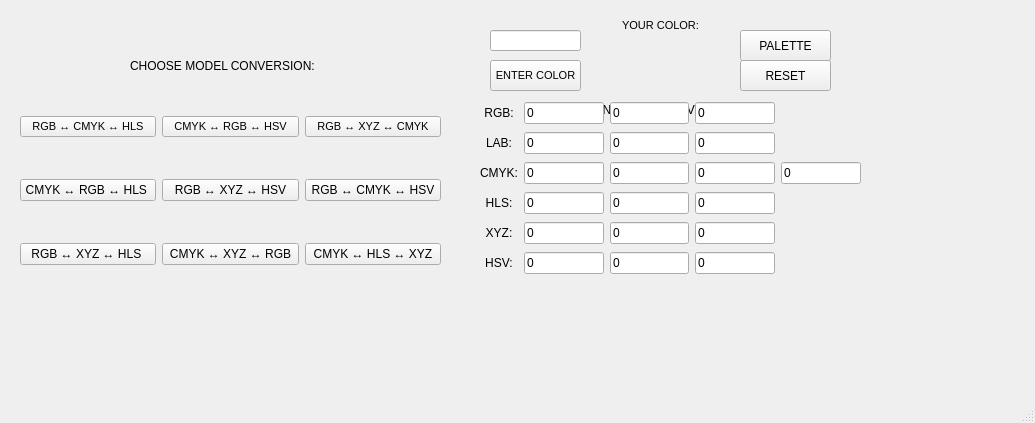
<?xml version="1.0" encoding="UTF-8"?>
<ui version="4.0">
 <class>MainWindow</class>
 <widget class="QMainWindow" name="MainWindow">
  <property name="geometry">
   <rect>
    <x>0</x>
    <y>0</y>
    <width>1035</width>
    <height>423</height>
   </rect>
  </property>
  <property name="windowTitle">
   <string>MainWindow</string>
  </property>
  <widget class="QWidget" name="centralwidget">
   <widget class="QPushButton" name="pushButton">
    <property name="geometry">
     <rect>
      <x>740</x>
      <y>30</y>
      <width>91</width>
      <height>31</height>
     </rect>
    </property>
    <property name="text">
     <string>PALETTE</string>
    </property>
   </widget>
   <widget class="QLabel" name="lableMain">
    <property name="geometry">
     <rect>
      <x>600</x>
      <y>10</y>
      <width>121</width>
      <height>31</height>
     </rect>
    </property>
    <property name="font">
     <font>
      <pointsize>8</pointsize>
     </font>
    </property>
    <property name="text">
     <string>YOUR COLOR:</string>
    </property>
    <property name="alignment">
     <set>Qt::AlignCenter</set>
    </property>
   </widget>
   <widget class="QLabel" name="label">
    <property name="geometry">
     <rect>
      <x>130</x>
      <y>50</y>
      <width>231</width>
      <height>31</height>
     </rect>
    </property>
    <property name="font">
     <font>
      <pointsize>9</pointsize>
     </font>
    </property>
    <property name="text">
     <string>CHOOSE MODEL CONVERSION:</string>
    </property>
   </widget>
   <widget class="QLabel" name="label_2">
    <property name="geometry">
     <rect>
      <x>560</x>
      <y>100</y>
      <width>261</width>
      <height>20</height>
     </rect>
    </property>
    <property name="font">
     <font>
      <pointsize>9</pointsize>
     </font>
    </property>
    <property name="text">
     <string>CHOSEN MODEL CONVERSION:</string>
    </property>
   </widget>
   <widget class="QWidget" name="layoutWidget">
    <property name="geometry">
     <rect>
      <x>480</x>
      <y>100</y>
      <width>381</width>
      <height>181</height>
     </rect>
    </property>
    <layout class="QGridLayout" name="gridLayout">
     <item row="2" column="3">
      <widget class="QLineEdit" name="line9">
       <property name="text">
        <string>0</string>
       </property>
      </widget>
     </item>
     <item row="0" column="1">
      <widget class="QLineEdit" name="line1">
       <property name="text">
        <string>0</string>
       </property>
      </widget>
     </item>
     <item row="2" column="4">
      <widget class="QLineEdit" name="lineE10">
       <property name="text">
        <string>0</string>
       </property>
      </widget>
     </item>
     <item row="4" column="3">
      <widget class="QLineEdit" name="lineE16">
       <property name="text">
        <string>0</string>
       </property>
      </widget>
     </item>
     <item row="4" column="2">
      <widget class="QLineEdit" name="lineE15">
       <property name="text">
        <string>0</string>
       </property>
      </widget>
     </item>
     <item row="1" column="3">
      <widget class="QLineEdit" name="line6">
       <property name="text">
        <string>0</string>
       </property>
      </widget>
     </item>
     <item row="1" column="1">
      <widget class="QLineEdit" name="line4">
       <property name="text">
        <string>0</string>
       </property>
      </widget>
     </item>
     <item row="2" column="1">
      <widget class="QLineEdit" name="line7">
       <property name="text">
        <string>0</string>
       </property>
      </widget>
     </item>
     <item row="0" column="3">
      <widget class="QLineEdit" name="line3">
       <property name="text">
        <string>0</string>
       </property>
      </widget>
     </item>
     <item row="5" column="1">
      <widget class="QLineEdit" name="lineE17">
       <property name="text">
        <string>0</string>
       </property>
      </widget>
     </item>
     <item row="2" column="0">
      <widget class="QLabel" name="label3">
       <property name="font">
        <font>
         <pointsize>9</pointsize>
        </font>
       </property>
       <property name="text">
        <string>CMYK:</string>
       </property>
       <property name="alignment">
        <set>Qt::AlignCenter</set>
       </property>
      </widget>
     </item>
     <item row="3" column="2">
      <widget class="QLineEdit" name="lineE12">
       <property name="text">
        <string>0</string>
       </property>
      </widget>
     </item>
     <item row="0" column="2">
      <widget class="QLineEdit" name="line2">
       <property name="text">
        <string>0</string>
       </property>
      </widget>
     </item>
     <item row="1" column="2">
      <widget class="QLineEdit" name="line5">
       <property name="text">
        <string>0</string>
       </property>
      </widget>
     </item>
     <item row="4" column="0">
      <widget class="QLabel" name="label5">
       <property name="font">
        <font>
         <pointsize>9</pointsize>
        </font>
       </property>
       <property name="text">
        <string>XYZ:</string>
       </property>
       <property name="alignment">
        <set>Qt::AlignCenter</set>
       </property>
      </widget>
     </item>
     <item row="0" column="0">
      <widget class="QLabel" name="label1">
       <property name="font">
        <font>
         <pointsize>9</pointsize>
        </font>
       </property>
       <property name="text">
        <string>RGB:</string>
       </property>
       <property name="alignment">
        <set>Qt::AlignCenter</set>
       </property>
      </widget>
     </item>
     <item row="5" column="0">
      <widget class="QLabel" name="label6">
       <property name="font">
        <font>
         <pointsize>9</pointsize>
        </font>
       </property>
       <property name="text">
        <string>HSV:</string>
       </property>
       <property name="alignment">
        <set>Qt::AlignCenter</set>
       </property>
      </widget>
     </item>
     <item row="3" column="0">
      <widget class="QLabel" name="label4">
       <property name="font">
        <font>
         <pointsize>9</pointsize>
        </font>
       </property>
       <property name="text">
        <string>HLS:</string>
       </property>
       <property name="alignment">
        <set>Qt::AlignCenter</set>
       </property>
      </widget>
     </item>
     <item row="2" column="2">
      <widget class="QLineEdit" name="line8">
       <property name="text">
        <string>0</string>
       </property>
      </widget>
     </item>
     <item row="1" column="0">
      <widget class="QLabel" name="label2">
       <property name="font">
        <font>
         <pointsize>9</pointsize>
        </font>
       </property>
       <property name="text">
        <string>LAB:</string>
       </property>
       <property name="alignment">
        <set>Qt::AlignCenter</set>
       </property>
      </widget>
     </item>
     <item row="5" column="3">
      <widget class="QLineEdit" name="lineE19">
       <property name="text">
        <string>0</string>
       </property>
      </widget>
     </item>
     <item row="5" column="2">
      <widget class="QLineEdit" name="lineE18">
       <property name="text">
        <string>0</string>
       </property>
      </widget>
     </item>
     <item row="3" column="1">
      <widget class="QLineEdit" name="lineE11">
       <property name="text">
        <string>0</string>
       </property>
      </widget>
     </item>
     <item row="3" column="3">
      <widget class="QLineEdit" name="lineE13">
       <property name="text">
        <string>0</string>
       </property>
      </widget>
     </item>
     <item row="4" column="1">
      <widget class="QLineEdit" name="lineE14">
       <property name="text">
        <string>0</string>
       </property>
      </widget>
     </item>
    </layout>
   </widget>
   <widget class="QWidget" name="layoutWidget">
    <property name="geometry">
     <rect>
      <x>20</x>
      <y>80</y>
      <width>421</width>
      <height>221</height>
     </rect>
    </property>
    <layout class="QGridLayout" name="gridLayout_2">
     <item row="1" column="2">
      <widget class="QPushButton" name="pushButton_4">
       <property name="font">
        <font>
         <pointsize>8</pointsize>
        </font>
       </property>
       <property name="text">
        <string>RGB ↔ XYZ ↔ CMYK</string>
       </property>
      </widget>
     </item>
     <item row="1" column="1">
      <widget class="QPushButton" name="pushButton_3">
       <property name="font">
        <font>
         <pointsize>8</pointsize>
        </font>
       </property>
       <property name="text">
        <string>CMYK ↔ RGB ↔ HSV</string>
       </property>
      </widget>
     </item>
     <item row="2" column="1">
      <widget class="QPushButton" name="pushButton_6">
       <property name="text">
        <string>RGB ↔ XYZ ↔ HSV</string>
       </property>
      </widget>
     </item>
     <item row="4" column="2">
      <widget class="QPushButton" name="pushButton_13">
       <property name="text">
        <string>CMYK ↔ HLS ↔ XYZ</string>
       </property>
      </widget>
     </item>
     <item row="1" column="0">
      <widget class="QPushButton" name="pushButton_5">
       <property name="font">
        <font>
         <pointsize>8</pointsize>
        </font>
       </property>
       <property name="text">
        <string>RGB ↔ CMYK ↔ HLS</string>
       </property>
      </widget>
     </item>
     <item row="2" column="0">
      <widget class="QPushButton" name="pushButton_17">
       <property name="text">
        <string>CMYK ↔ RGB ↔ HLS </string>
       </property>
      </widget>
     </item>
     <item row="2" column="2">
      <widget class="QPushButton" name="pushButton_10">
       <property name="text">
        <string>RGB ↔ CMYK ↔ HSV</string>
       </property>
      </widget>
     </item>
     <item row="4" column="0">
      <widget class="QPushButton" name="pushButton_18">
       <property name="text">
        <string>RGB ↔ XYZ ↔ HLS </string>
       </property>
      </widget>
     </item>
     <item row="4" column="1">
      <widget class="QPushButton" name="pushButton_19">
       <property name="text">
        <string>CMYK ↔ XYZ ↔ RGB</string>
       </property>
      </widget>
     </item>
    </layout>
   </widget>
   <widget class="QPushButton" name="pushButton1">
    <property name="geometry">
     <rect>
      <x>740</x>
      <y>60</y>
      <width>91</width>
      <height>31</height>
     </rect>
    </property>
    <property name="text">
     <string>RESET</string>
    </property>
   </widget>
   <widget class="QLineEdit" name="line0">
    <property name="geometry">
     <rect>
      <x>490</x>
      <y>30</y>
      <width>91</width>
      <height>21</height>
     </rect>
    </property>
    <property name="font">
     <font>
      <pointsize>9</pointsize>
     </font>
    </property>
    <property name="alignment">
     <set>Qt::AlignCenter</set>
    </property>
   </widget>
   <widget class="QPushButton" name="pushButton_2">
    <property name="geometry">
     <rect>
      <x>490</x>
      <y>60</y>
      <width>91</width>
      <height>31</height>
     </rect>
    </property>
    <property name="font">
     <font>
      <pointsize>8</pointsize>
     </font>
    </property>
    <property name="text">
     <string>ENTER COLOR</string>
    </property>
   </widget>
   <widget class="QLabel" name="label_3">
    <property name="enabled">
     <bool>true</bool>
    </property>
    <property name="geometry">
     <rect>
      <x>550</x>
      <y>280</y>
      <width>211</width>
      <height>20</height>
     </rect>
    </property>
    <property name="text">
     <string/>
    </property>
    <property name="alignment">
     <set>Qt::AlignCenter</set>
    </property>
   </widget>
  </widget>
  <widget class="QStatusBar" name="statusbar"/>
 </widget>
 <resources/>
 <connections/>
</ui>
